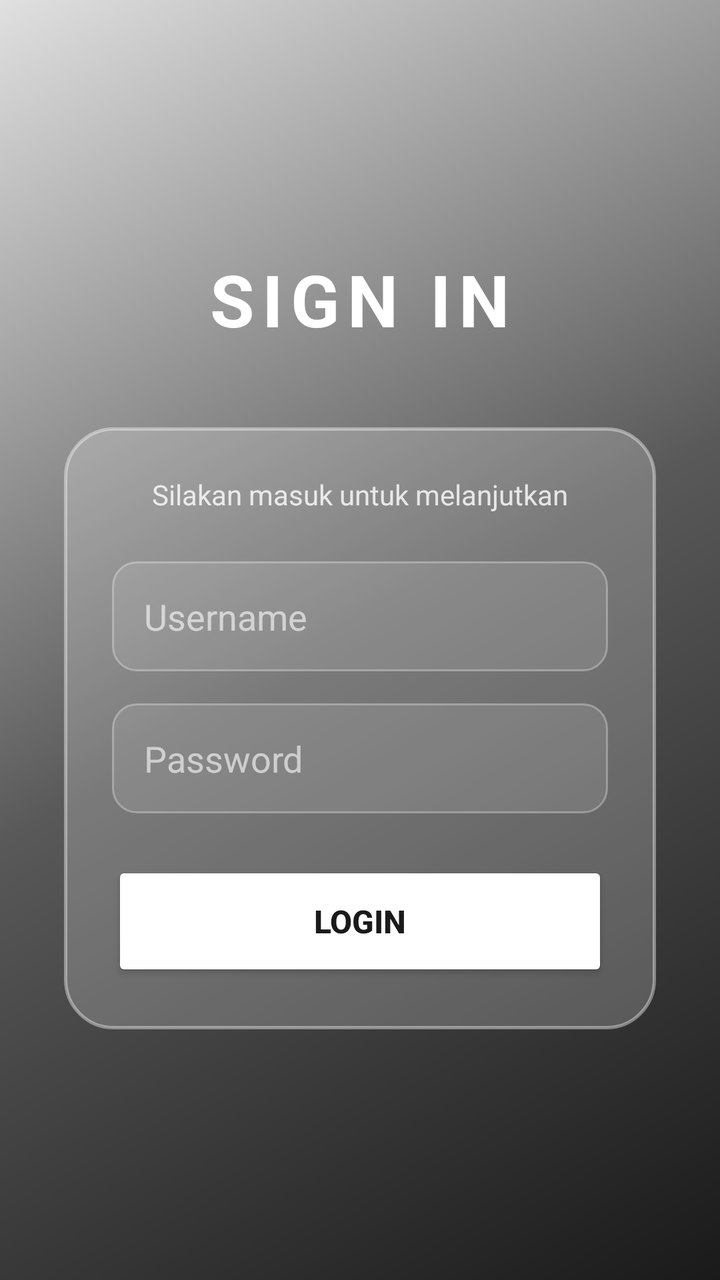
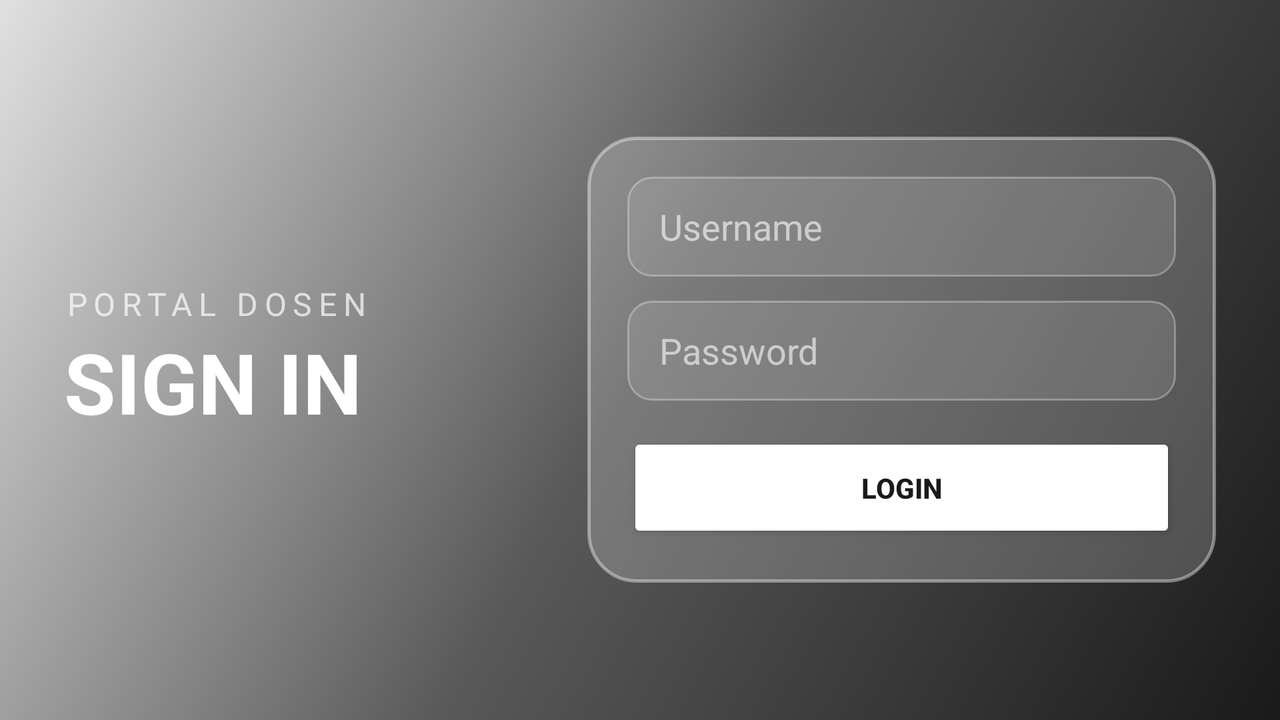

Two renders of one Android screen. The first uses the default layout on a phone; the second uses the alternative layout the repository ships for a different screen configuration, on a matching device. The two XML files are below.
<!-- AndroidManifest.xml: application theme Theme.AppCompat.Light.NoActionBar -->
<!-- res/layout/activity_login.xml -->
<?xml version="1.0" encoding="utf-8"?>
<ScrollView xmlns:android="http://schemas.android.com/apk/res/android"
    xmlns:app="http://schemas.android.com/apk/res-auto"
    android:layout_width="match_parent"
    android:layout_height="match_parent"
    android:background="@drawable/bg_gradient"
    android:fillViewport="true">

    <LinearLayout
        android:layout_width="match_parent"
        android:layout_height="wrap_content"
        android:orientation="vertical"
        android:gravity="center"
        android:padding="32dp">

        <TextView
            android:layout_width="wrap_content"
            android:layout_height="wrap_content"
            android:text="SIGN IN"
            android:textSize="36sp"
            android:textStyle="bold"
            android:textColor="#FFFFFF"
            android:letterSpacing="0.1"
            android:layout_marginBottom="40dp"/>

        <LinearLayout
            android:layout_width="match_parent"
            android:layout_height="wrap_content"
            android:background="@drawable/bg_glass"
            android:orientation="vertical"
            android:padding="24dp"
            android:elevation="0dp">

            <TextView
                android:layout_width="wrap_content"
                android:layout_height="wrap_content"
                android:text="Silakan masuk untuk melanjutkan"
                android:textColor="#CCFFFFFF"
                android:textSize="14sp"
                android:layout_marginBottom="24dp"
                android:layout_gravity="center_horizontal"/>

            <EditText
                android:id="@+id/etUsername"
                android:layout_width="match_parent"
                android:layout_height="55dp"
                android:background="@drawable/bg_input_glass"
                android:hint="Username"
                android:textColor="#FFFFFF"
                android:textColorHint="#99FFFFFF"
                android:paddingStart="16dp"
                android:layout_marginBottom="16dp"/>

            <EditText
                android:id="@+id/etPassword"
                android:layout_width="match_parent"
                android:layout_height="55dp"
                android:background="@drawable/bg_input_glass"
                android:hint="Password"
                android:inputType="textPassword"
                android:textColor="#FFFFFF"
                android:textColorHint="#99FFFFFF"
                android:paddingStart="16dp"
                android:layout_marginBottom="24dp"/>

            <Button
                android:id="@+id/btnLogin"
                android:layout_width="match_parent"
                android:layout_height="60dp"
                android:backgroundTint="#FFFFFF"
                android:text="LOGIN"
                android:textColor="#1A1A1A"
                android:textStyle="bold"
                android:textSize="16sp"
                app:cornerRadius="16dp"/>

        </LinearLayout>
    </LinearLayout>
</ScrollView>
<!-- resources referenced by this layout -->
<resources>
  <!-- drawable bg_glass (drawable) -->
  <?xml version="1.0" encoding="utf-8"?>
  <shape xmlns:android="http://schemas.android.com/apk/res/android">
      <solid android:color="#33FFFFFF" />
      <stroke android:width="1.5dp" android:color="#66FFFFFF" />
      <corners android:radius="24dp" />
  </shape>
  <!-- drawable bg_gradient (drawable) -->
  <?xml version="1.0" encoding="utf-8"?>
  <shape xmlns:android="http://schemas.android.com/apk/res/android">
      <gradient
          android:angle="135"
          android:startColor="#1A1A1A"
          android:centerColor="#595959"
          android:endColor="#E0E0E0"
          android:type="linear" />
  </shape>
  <!-- drawable bg_input_glass (drawable) -->
  <?xml version="1.0" encoding="utf-8"?>
  <shape xmlns:android="http://schemas.android.com/apk/res/android">
      <solid android:color="#1AFFFFFF" />
      <stroke android:width="1dp" android:color="#4DFFFFFF" />
      <corners android:radius="12dp" />
      <padding android:left="16dp" android:right="16dp" android:top="12dp" android:bottom="12dp"/>
  </shape>
</resources>
<!-- res/layout-land/activity_login.xml (the repository's variant of the layout above) -->
<!-- drawn on the phone turned sideways -->
<?xml version="1.0" encoding="utf-8"?>
<ScrollView xmlns:android="http://schemas.android.com/apk/res/android"
    xmlns:app="http://schemas.android.com/apk/res-auto"
    android:layout_width="match_parent"
    android:layout_height="match_parent"
    android:background="@drawable/bg_gradient"
    android:fillViewport="true">

    <LinearLayout
        android:layout_width="match_parent"
        android:layout_height="wrap_content"
        android:orientation="horizontal"
        android:gravity="center"
        android:padding="32dp"
        android:baselineAligned="false">

        <LinearLayout
            android:layout_width="0dp"
            android:layout_height="match_parent"
            android:layout_weight="1"
            android:gravity="center_vertical"
            android:orientation="vertical"
            android:paddingEnd="24dp">

            <TextView
                android:layout_width="wrap_content"
                android:layout_height="wrap_content"
                android:text="PORTAL DOSEN"
                android:textColor="#B3FFFFFF"
                android:letterSpacing="0.2"
                android:textSize="16sp" />

            <TextView
                android:layout_width="wrap_content"
                android:layout_height="wrap_content"
                android:text="SIGN IN"
                android:textSize="42sp"
                android:textStyle="bold"
                android:textColor="#FFFFFF" />
        </LinearLayout>

        <LinearLayout
            android:layout_width="0dp"
            android:layout_height="wrap_content"
            android:layout_weight="1.2"
            android:background="@drawable/bg_glass"
            android:orientation="vertical"
            android:padding="20dp">

            <EditText
                android:id="@+id/etUsername"
                android:layout_width="match_parent"
                android:layout_height="50dp"
                android:background="@drawable/bg_input_glass"
                android:hint="Username"
                android:textColor="#FFFFFF"
                android:textColorHint="#99FFFFFF"
                android:layout_marginBottom="12dp"/>

            <EditText
                android:id="@+id/etPassword"
                android:layout_width="match_parent"
                android:layout_height="50dp"
                android:background="@drawable/bg_input_glass"
                android:hint="Password"
                android:inputType="textPassword"
                android:textColor="#FFFFFF"
                android:textColorHint="#99FFFFFF"
                android:layout_marginBottom="16dp"/>

            <Button
                android:id="@+id/btnLogin"
                android:layout_width="match_parent"
                android:layout_height="55dp"
                android:backgroundTint="#FFFFFF"
                android:text="LOGIN"
                android:textColor="#1A1A1A"
                android:textStyle="bold"
                app:cornerRadius="12dp"/>
        </LinearLayout>
    </LinearLayout>
</ScrollView>
